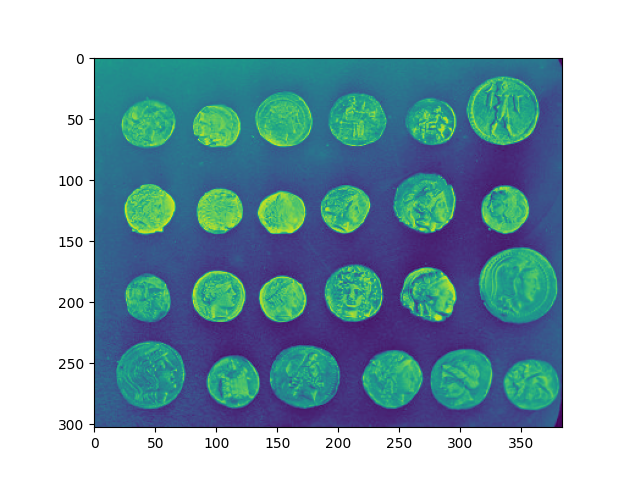
#> input picture Photos/Figure_1.png, 640 x 480 px, found by its file name
$ python splitmerge.py
#> lines starting #> are read from the running program, lines starting #| are printed output that depends on the picture
import cv2 as cv
import numpy as np


#‌ Colors are merged differently by three main channels Green, Red and Blue
# Looking for highly changes (white) in intensity of an image


img = cv.imread("Photos/Figure_1.png")
#> img is the input picture: shape (480, 640, 3); mean B, G, R 182.5, 172.5, 141.8

blank = np.zeros(img.shape[:2], dtype="uint8") # One Dimension

#Splitting
red, green, blue = cv.split(img)
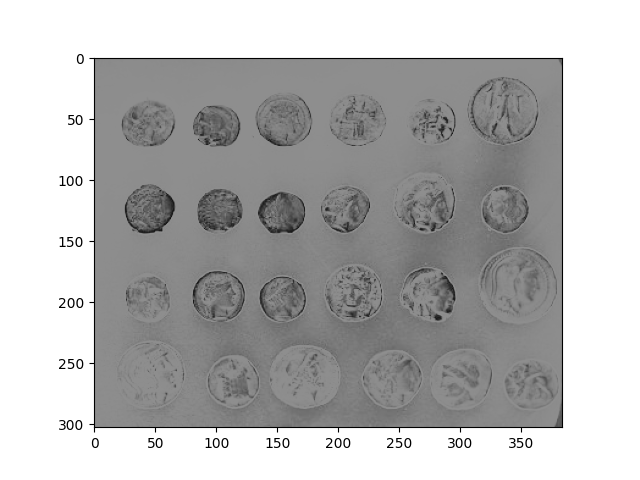
#> red: shape (480, 640); min 0, max 255, mean 182.5
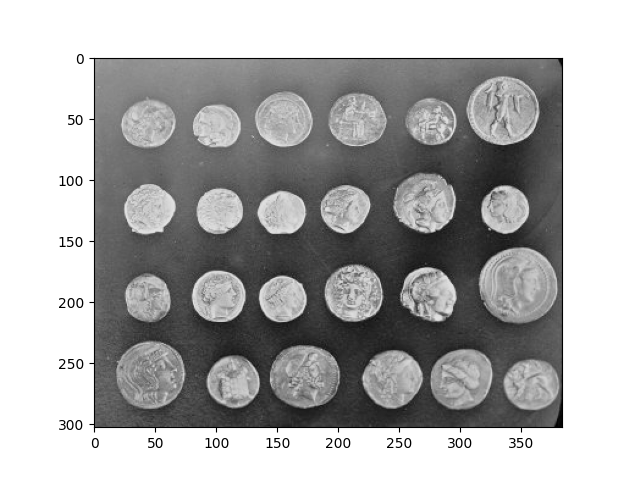
#> green: shape (480, 640); min 0, max 255, mean 172.5
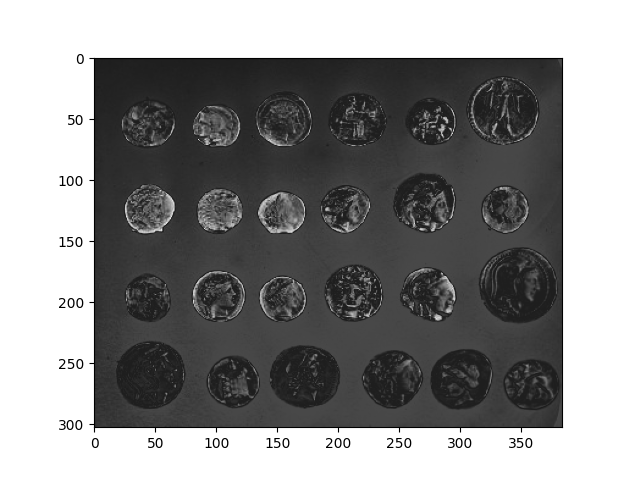
#> blue: shape (480, 640); min 0, max 255, mean 141.8


#Merging
merged_channel = cv.merge([red, green, blue]) # [Red, Green, Blue]


#Showing Actual Color of One dimension Image
blue_img = cv.merge([blank, blank, blue])
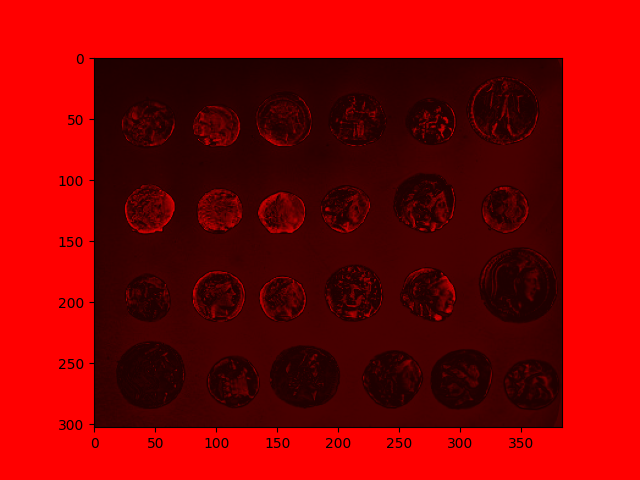
#> blue_img: shape (480, 640, 3); mean of channels 0, 1, 2 0, 0, 141.8; drawn as B, G, R
green_img = cv.merge([blank, green, blank])
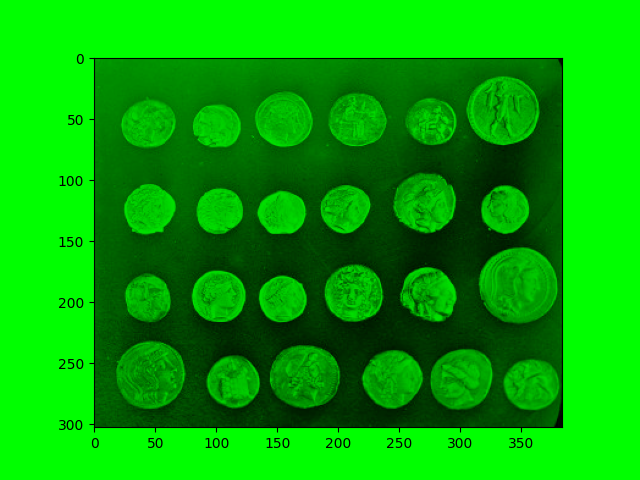
#> green_img: shape (480, 640, 3); mean of channels 0, 1, 2 0, 172.5, 0; drawn as B, G, R
red_img = cv.merge([red, blank, blank])
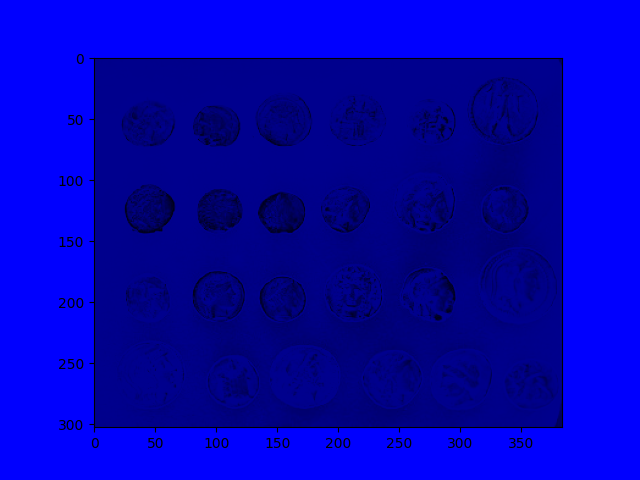
#> red_img: shape (480, 640, 3); mean of channels 0, 1, 2 182.5, 0, 0; drawn as B, G, R


cv.imshow("Main", img)
cv.imshow("Red Channel", red)
cv.imshow("Green Channel", green)
cv.imshow("Blue channel", blue)
cv.imshow("Merged Channel", merged_channel)
cv.imshow("Green Image", green_img)
cv.imshow("Red Image", red_img)
cv.imshow("Blue Image", blue_img)


cv.waitKey(0)

$ run again, with Photos/Figure_4.png copied over Photos/Figure_1.png
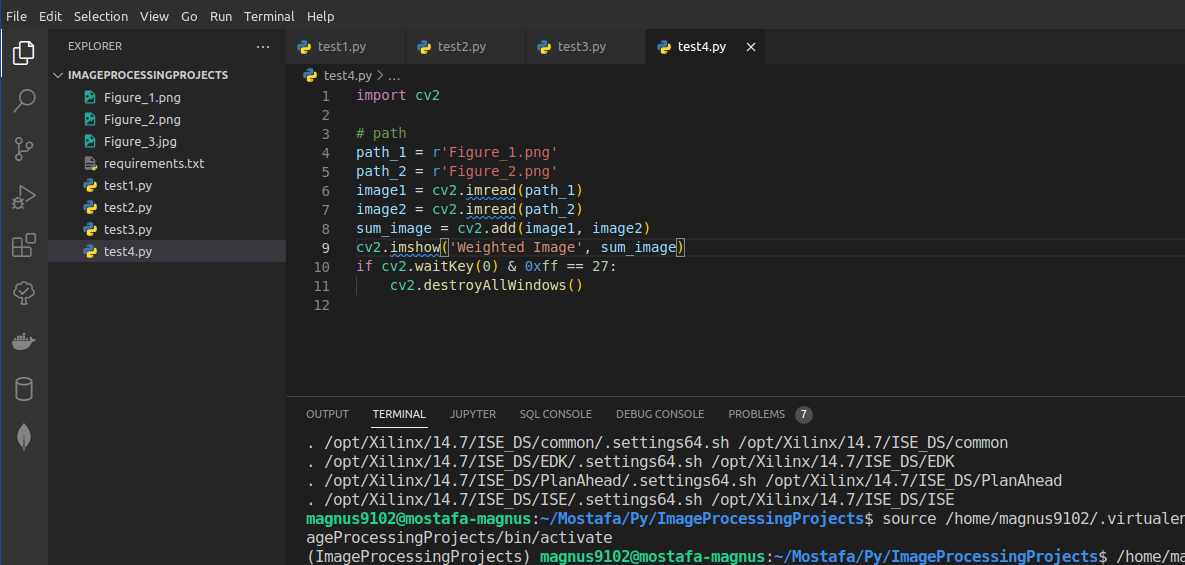
#> input picture Photos/Figure_4.png, 1185 x 565 px, found by its file name
#> img is the input picture: shape (565, 1185, 3); mean B, G, R 41.2, 40.8, 39.6
#> `green_img = cv.merge([blank, green, blank])`:
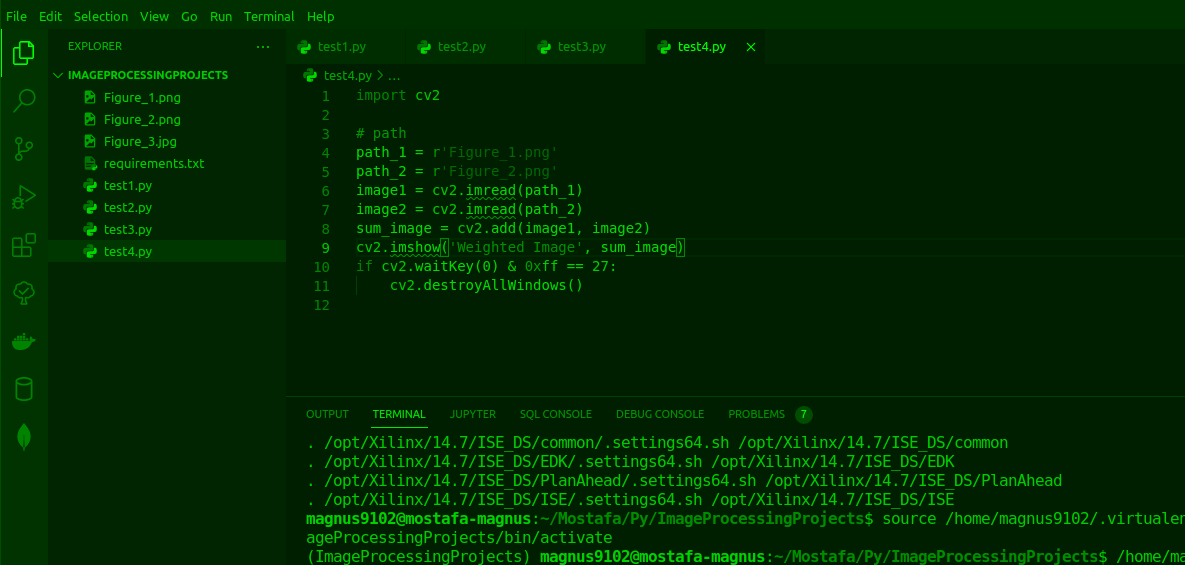
#> green_img: shape (565, 1185, 3); mean of channels 0, 1, 2 0, 40.8, 0; drawn as B, G, R
#> `red_img = cv.merge([red, blank, blank])`:
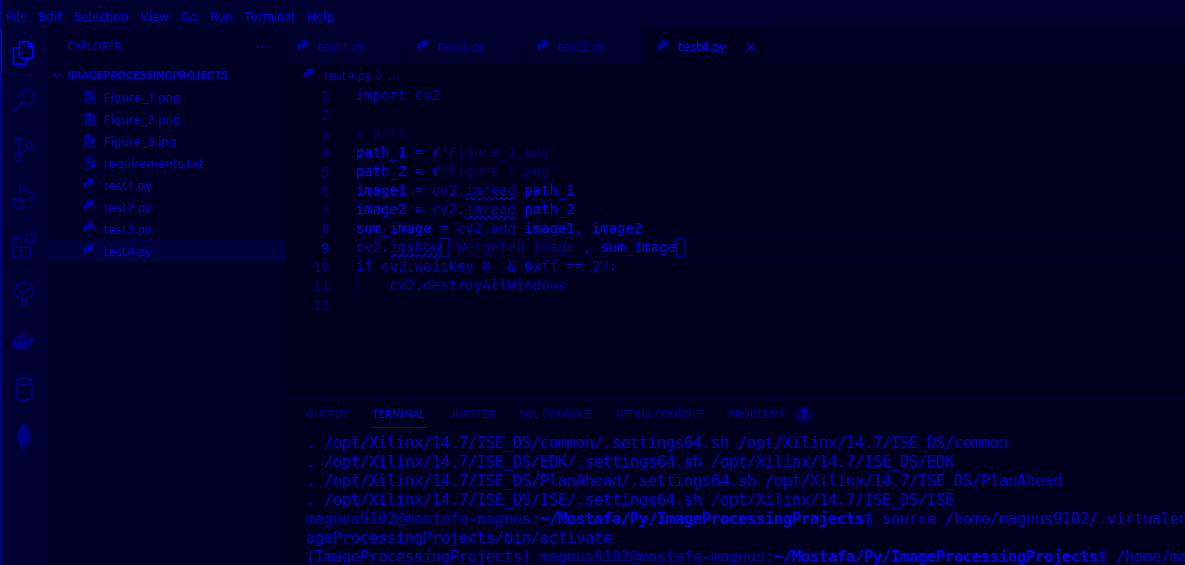
#> red_img: shape (565, 1185, 3); mean of channels 0, 1, 2 41.2, 0, 0; drawn as B, G, R
